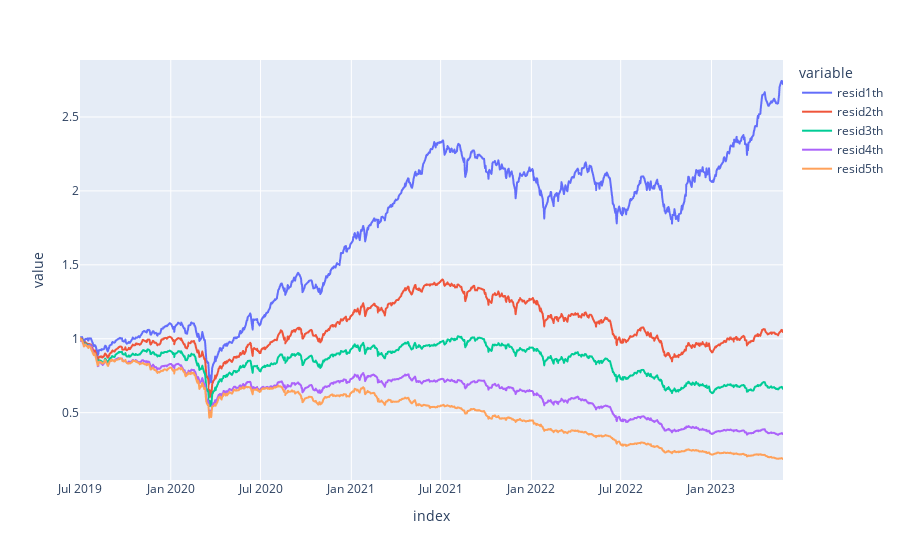

Notebook source saved alongside this figure:
### Code cell
import plotly.express as px
import warnings
warnings.filterwarnings('ignore')
portfolio_vw=pd.DataFrame()

ps=[0.2,0.4,0.6,0.8, 1]
for p in tqdm(ps):

    portfolio_temp=backtest(temp_data=data,p=p,month_end=ind,width=0.2)
    portfolio_vw[f'resid{int(p*5)}th']=pd.Series(np.array([rtn[0] for rtn in list(portfolio_temp.values())]).flatten(), index = portfolio_temp.keys())
    
# portfolio_temp=turnover_momentum(monthly_rtn=monthly_rtn,monthly_turnover=monthly_turnover,q=0.2,l_s=True)
# portfolio[f'short_term_momentum l_s']=pd.Series(np.array([rtn[0] for rtn in list(portfolio_temp.values())]).flatten(), index = portfolio_temp.keys())


#portfolio_vw['l-s']=portfolio_vw['resid5th']-portfolio_vw['resid1th']    
fig=px.line((1+portfolio_vw.dropna(how='all')).cumprod())
fig.show()


#result=portfolio_vw.loc[pd.to_datetime('2016-01-01'):pd.to_datetime('2023-03-01')]

### Figure 1 — Plotly figure (JSON) as saved in the notebook; plotly's stock layout.template omitted (floating-point values rounded to 4 significant figures; data arrays with more than 128 entries replaced by an {"elided": "..."} marker saying what was removed)
{"data": [{"hovertemplate": "variable=resid1th<br>index=%{x}<br>value=%{y}<extra></extra>", "legendgroup": "resid1th", "line": {"color": "#636efa", "dash": "solid"}, "marker": {"symbol": "circle"}, "mode": "lines", "name": "resid1th", "showlegend": true, "type": "scattergl", "x": {"elided": "967 str values"}, "xaxis": "x", "y": {"elided": "967 float values"}, "yaxis": "y"}, {"hovertemplate": "variable=resid2th<br>index=%{x}<br>value=%{y}<extra></extra>", "legendgroup": "resid2th", "line": {"color": "#EF553B", "dash": "solid"}, "marker": {"symbol": "circle"}, "mode": "lines", "name": "resid2th", "showlegend": true, "type": "scattergl", "x": {"elided": "967 str values"}, "xaxis": "x", "y": {"elided": "967 float values"}, "yaxis": "y"}, {"hovertemplate": "variable=resid3th<br>index=%{x}<br>value=%{y}<extra></extra>", "legendgroup": "resid3th", "line": {"color": "#00cc96", "dash": "solid"}, "marker": {"symbol": "circle"}, "mode": "lines", "name": "resid3th", "showlegend": true, "type": "scattergl", "x": {"elided": "967 str values"}, "xaxis": "x", "y": {"elided": "967 float values"}, "yaxis": "y"}, {"hovertemplate": "variable=resid4th<br>index=%{x}<br>value=%{y}<extra></extra>", "legendgroup": "resid4th", "line": {"color": "#ab63fa", "dash": "solid"}, "marker": {"symbol": "circle"}, "mode": "lines", "name": "resid4th", "showlegend": true, "type": "scattergl", "x": {"elided": "967 str values"}, "xaxis": "x", "y": {"elided": "967 float values"}, "yaxis": "y"}, {"hovertemplate": "variable=resid5th<br>index=%{x}<br>value=%{y}<extra></extra>", "legendgroup": "resid5th", "line": {"color": "#FFA15A", "dash": "solid"}, "marker": {"symbol": "circle"}, "mode": "lines", "name": "resid5th", "showlegend": true, "type": "scattergl", "x": {"elided": "967 str values"}, "xaxis": "x", "y": {"elided": "967 float values"}, "yaxis": "y"}], "layout": {"legend": {"title": {"text": "variable"}, "tracegroupgap": 0}, "margin": {"t": 60}, "xaxis": {"anchor": "y", "domain": [0, 1], "title": {"text": "index"}}, "yaxis": {"anchor": "x", "domain": [0, 1], "title": {"text": "value"}}}}
